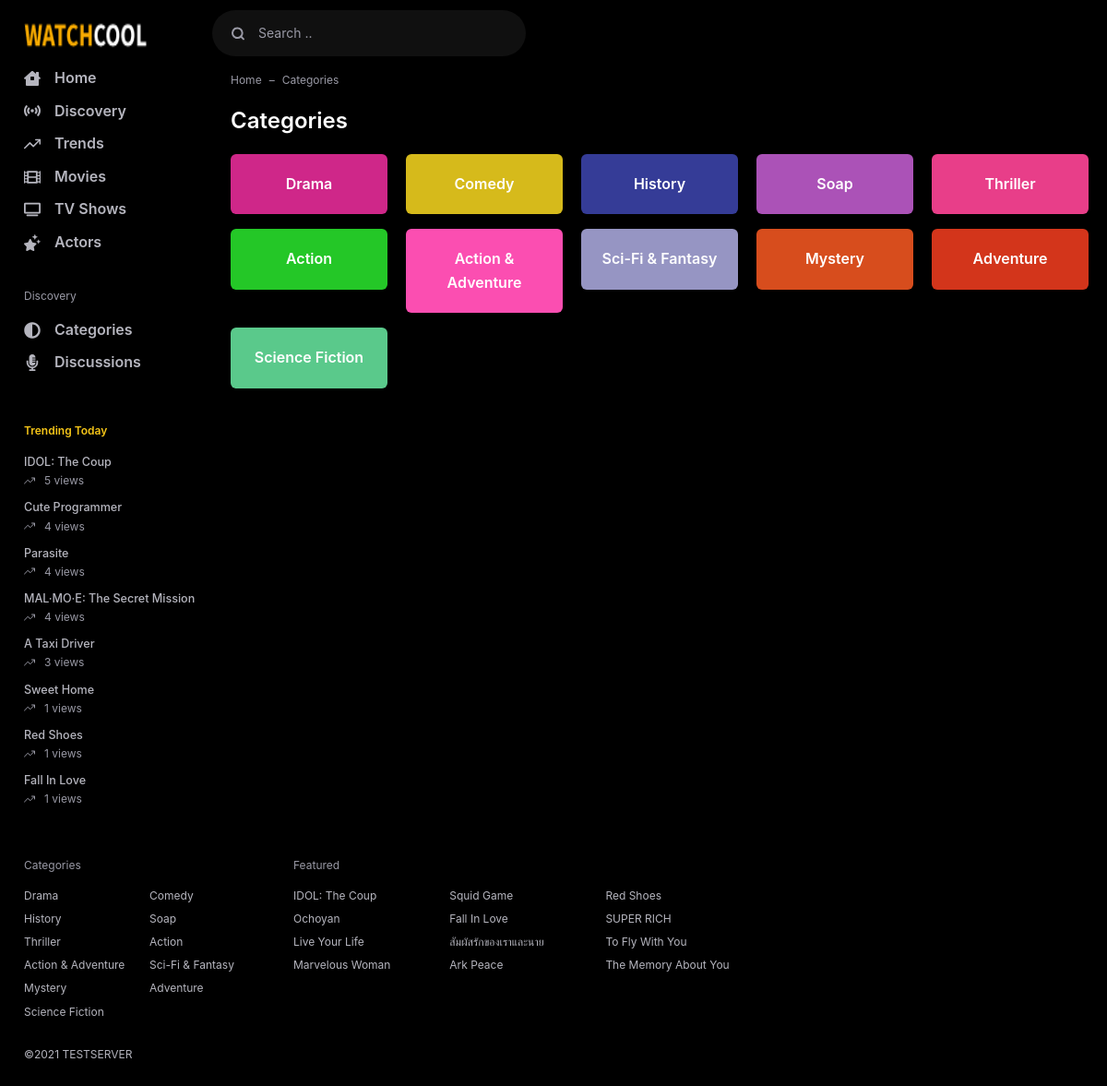
Before: /web16/category/ with the older database file.
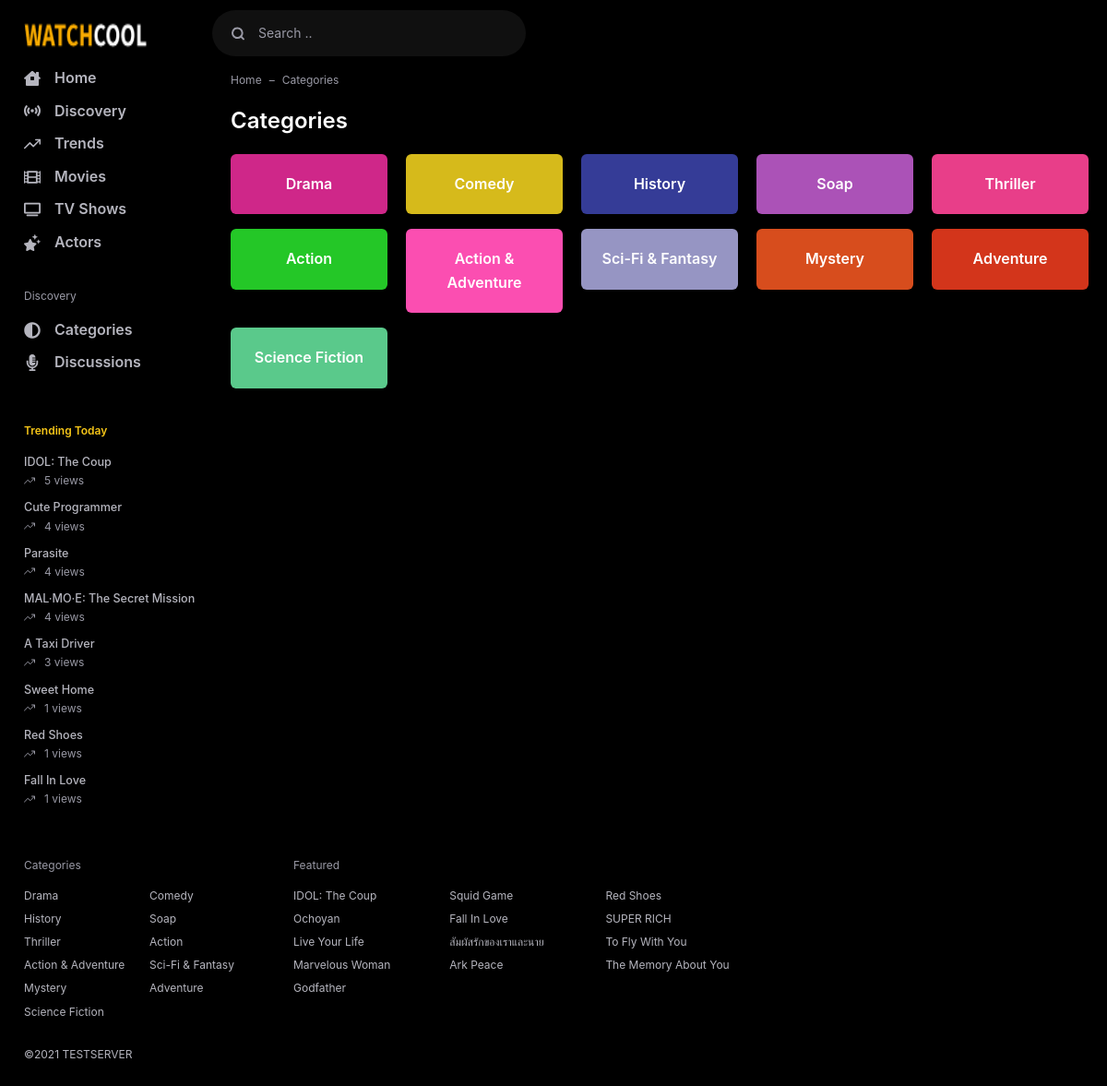
After: the same page with the newer database file.
### webapp/models/movie.py (models this page shows, shortened)
class Movie(AbsShow):
    media_type=models.CharField(default="MOVIE",max_length=5)
    class Meta:
        ordering = ("-added_on","-release_date",)
        db_table = "movie"

### webapp/models/tv.py (models this page shows, shortened)
class TV(AbsShow):
    media_type=models.CharField(default="TV",max_length=2)
    class Meta:
        ordering = ("-added_on","-release_date",)
        verbose_name_plural = "TV Shows"
        db_table = "tv"

### webapp/models/common.py (models this page shows, shortened)
class Genre(models.Model):
    movie = models.ManyToManyField(Movie,related_name="genre",related_query_name="has_genre")
    tv = models.ManyToManyField(TV,related_name="genre",related_query_name="has_genre")
    name = models.CharField(max_length=20,unique=True)
    color = models.CharField(max_length=9,null=True,blank=True,default=generateRandomColor,editable=True)

### webapp/views.py (the view)
# urls.py: path("category/",cache_page(CACHE_TIME)(views.CategoryView.as_view()),name="category"),
class CategoryView(ListView):
    template_name = "webapp/category.html"
    context_object_name = "categories"
    def get_queryset(self):
        return sorted(Genre.objects.all(),key=lambda genre:genre.movie.count()+genre.tv.count(),reverse=True)
    def get_context_data(self, **kwargs):
        context = super().get_context_data(**kwargs)
        title = f"List all Categories | {self.request.get_host()}"
        context["title"] = title
        context["description"] = title
        return context

### webapp/context_processors.py (called while the page is built)
def tvsViewin(days,get):
    return ViewLog.objects.filter(movie=None,
        viewed_on__date__gte=(datetime.date.today()-datetime.timedelta(days=days))).values(
        "tv",
        slug = F("tv__slug"),
        title=F("tv__title"),
        themoviedb_id = F("tv__themoviedb_id"),
        original_title = F("tv__original_title"),
        imdb_id = F("tv__imdb_id"),
        trailer = F("tv__trailer"),
        published = F("tv__published"),
        runtime = F("tv__runtime"),
        added_on = F("tv__added_on"),
        updated_on = F("tv__updated_on"),
        media_type = F("tv__media_type"),
        poster_path=F("tv__poster_path"),
        overview=F("tv__overview"),
        vote_average=F("tv__vote_average"),
        backdrop_path=F("tv__backdrop_path"),
        release_date=F("tv__release_date"),
        ).annotate(views=Count("tv")).order_by()[:get]

def config(request=None):
    data = cache.get_many(KEYS)
    if not data:
        data = cache_context()
        cache.set_many(data,settings.CACHE_TIME)
    return data

### webapp/templates/webapp/category.html
{% extends 'webapp/_base.html' %}
{% load classname %}
{% block content %}
<div class="flex-fill">
    <nav aria-label="breadcrumb">
        <ol class="breadcrumb">
            <li class="breadcrumb-item"><a href="{% url 'app_webapp:home' %}">Home</a></li>
            <li class="breadcrumb-item active" aria-current="page">Categories</li>
        </ol>
    </nav>
    <div class="d-flex">
        <div class="app-content">
            <div class="app-section">
                <div class="mb-3">
                    <div class="text-24 text-white font-weight-bold">Categories</div>
                </div>
                <div class="row row-cols-md-5 row-cols-2">
                    {% for category in categories %}
                    <div class="col">
                        <a href="{% url 'app_webapp:category' category.name %}"
                            class="list-category-box" style="background-color: {{category.color}}"
                            title="{{category.name}}">
                            {{category.name}}
                        </a>
                    </div>
                    {% endfor %}
                </div>
            </div>
        </div>
    </div>
</div>
{% endblock content %}

### webapp/templates/webapp/_base.html (shortened to what this page needs)
<!DOCTYPE html> {% load static %}
<html lang="en">
<head>
    <link as="style" media="all" rel="stylesheet preload prefetch" href="{% static 'webapp/css/app.css' %}"
        type="text/css" />
</head>
<body>
    <div class="container">
        <div class="app">
            <div class="app-header">
                <div class="navbar navbar-expand-lg">
                    <div class="app-navbar">
                        <a href="{% url 'app_webapp:home' %}" class="navbar-brand">
                            <img src="{{logo.url}}" alt="{{title}}" width="134" height="40">
                        </a>
                    </div>
                    <form class="header-search input-group d-md-block d-none" method="post"
                        action="{% url 'app_webapp:search' %}" id="navbarToggler">
                        <div class="typeahead__container app-search">
                            <div class="typeahead__field">
                                <div class="typeahead__query">
                                    <label for="search-input" class="btn px-0 mb-0" aria-label="Search">
                                        <svg class="icon">
                                            <use
                                                xlink:href="{% static 'webapp/public/assets/img/sprite.svg' %}#search" />
                                        </svg>
                                    </label>
                                    <input class="video-search form-control" name="q" type="text" id="search-input"
                                        placeholder="Search .." autocomplete="off">
                                </div>
                            </div>
                        </div>
                    </form>
                </div>
            </div>
            <div class="app-wrapper">
                <div class="app-aside nav-aside" id="aside">
                    <ul class="nav">
                        <li class="{% if currentPage == 'home' %}active{% endif %}">
                            <a href="{% url 'app_webapp:home' %}">
                                <svg class="nav-icon">
                                    <use xlink:href="{% static 'webapp/public/assets/img/sprite.svg' %}#house" />
                                </svg> Home
                            </a>
                        </li>
                        <li class="{% if currentPage == 'discovery' %}active{% endif %}">
                            <a href="{% url 'app_webapp:discovery' %}">
                                <svg class="nav-icon">
                                    <use xlink:href="{% static 'webapp/public/assets/img/sprite.svg' %}#discovery" />
                                </svg> Discovery
                            </a>
                        </li>
                        <li class="{% if currentPage == 'trends' %}active{% endif %}">
                            <a href="{% url 'app_webapp:trends' %}">
                                <svg class="nav-icon">
                                    <use xlink:href="{% static 'webapp/public/assets/img/sprite.svg' %}#trend" />
                                </svg> Trends
                            </a>
                        </li>
                        <li class="{% if currentPage == 'movies' %}active{% endif %}">
                            <a href="{% url 'app_webapp:movie_list' %}">
                                <svg class="nav-icon">
                                    <use xlink:href="{% static 'webapp/public/assets/img/sprite.svg' %}#film" />
                                </svg> Movies
                            </a>
                        </li>
                        <li class="{% if currentPage == 'tvs' %}active{% endif %}">
                            <a href="{% url 'app_webapp:tv_list' %}">
                                <svg class="nav-icon">
                                    <use xlink:href="{% static 'webapp/public/assets/img/sprite.svg' %}#tv" />
                                </svg> TV Shows
                            </a>
                        </li>
                        <li class="{% if currentPage == 'actors' %}active{% endif %}">
                            <a href="{% url 'app_webapp:actor_list' %}">
                                <svg class="nav-icon">
                                    <use xlink:href="{% static 'webapp/public/assets/img/sprite.svg' %}#actors" />
                                </svg> Actors
                            </a>
                        </li>
                        <li class="nav-header">
                            Discovery
                        </li>
                        <li>
                            <a href="{% url 'app_webapp:category' %}">
                                <svg class="nav-icon">
                                    <use xlink:href="{% static 'webapp/public/assets/img/sprite.svg' %}#categories" />
                                </svg> Categories
                            </a>
                        </li>
                        <li>
                            <a href="{% url 'app_webapp:discussions' %}">
                                <svg class="nav-icon">
                                    <use xlink:href="{% static 'webapp/public/assets/img/sprite.svg' %}#discussion" />
                                </svg> Discussions
                            </a>
                        </li>
                    </ul>
                    <ul class="nav-trend d-none d-lg-block">
                        <li class="nav-header">Trending Today</li>
                        {% for show in most_popular_shows %}
                        <li>
                            <a href="
                            {% if show.tv %}
                                {% url 'app_webapp:tv_detail' show.slug %}
                            {% else %}
                                {% url 'app_webapp:movie_detail' show.slug %}
                            {% endif %}
                            " class="nav-content">
                                <div>{{show.title}}</div>
                                <div class="view">
                                    <svg>
                                        <use xlink:href="{% static 'webapp/public/assets/img/sprite.svg' %}#trend" />
                                    </svg>
                                    <div>{{show.views}} views</div>
                                </div>
                            </a>
                        </li>
                        {% endfor %}
                    </ul>
                </div>
                <div class="app-container flex-fill">
                    <div class="container">
                        {% block content %} {% endblock content %}
                    </div>
                </div>
            </div>
            <div class="app-footer">
                <div class="row">
                    <div class="col-md-3">
                        <div class="footer-nav">
                            <div class="nav-head">
                                Categories
                            </div>
                            <div class="nav-col-2">
                                {% for genre in genres %}
                                <a href="{% url 'app_webapp:category' genre.name %}"
                                    title="{{genre.name}}">{{genre.name}}</a>
                                {% endfor %}
                            </div>
                        </div>
                    </div>
                    <div class="col-md-6">
                        <div class="footer-nav">
                            <div class="nav-head">
                                Featured
                            </div>
                            <div class="nav-col-3">
                                {% for show in featured %}
                                <a href="{% url 'app_webapp:tv_detail' show.slug %}"
                                    title="{{show.title}}">{{show.title}}</a>
                                {% endfor %}
                            </div>
                        </div>
                    </div>
                    <div class="col-md-12">
                    </div>
                    <div class="col-md-12 text-12">
                        <div class="row">
                            <div class="col-md-8">
                                <div class="my-2">©{% now 'Y' %} {{request.get_host|upper}} </div>
                            </div>
                        </div>
                    </div>
                </div>
            </div>
        </div>
    </div>
</body>
</html>

Changed rows visible on the page:
added TV: title "Godfather"
